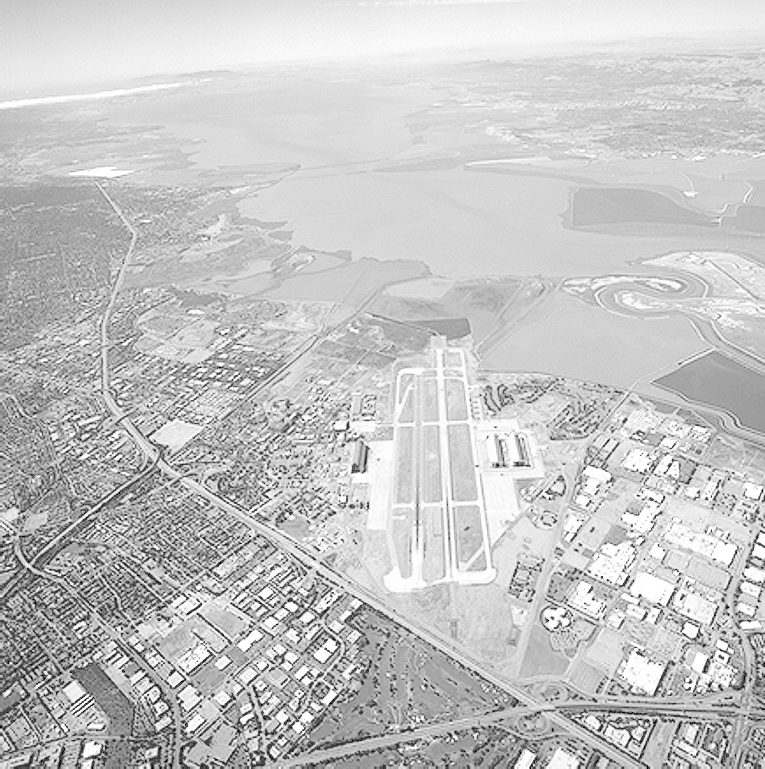
#> input picture images/runway.png, 765 x 769 px
$ jupyter execute q6_derivative_of_gaussian.ipynb   (shell and % lines are left out)
#> lines starting #> are read from the running program, lines starting #| are printed output that depends on the picture
# Question 6 — Derivative of Gaussian
- (a) Derive ∂G/∂x and ∂G/∂y analytically
- (b) Compute normalized 5×5 DoG kernels (σ=2)
- (c) Visualize 51×51 DoG kernel as 3D surface
- (d) Apply to get image gradients
- (e) Compare with cv.Sobel()

[cell 1]
import cv2 as cv
import numpy as np
import matplotlib.pyplot as plt
from mpl_toolkits.mplot3d import Axes3D
from matplotlib import cm

def norm_disp(img):
    """Normalize to [0,255] uint8 for display."""
    img = img - img.min()
    if img.max() > 0: img = img / img.max() * 255
    return img.astype(np.uint8)

## (a) Derivation

$$G(x,y) = \frac{1}{2\pi\sigma^2}\exp\!\left(-\frac{x^2+y^2}{2\sigma^2}\right)$$

Applying the chain rule:
$$\frac{\partial G}{\partial x} = \frac{1}{2\pi\sigma^2}\cdot e^{-\frac{x^2+y^2}{2\sigma^2}}\cdot\left(-\frac{x}{\sigma^2}\right) = -\frac{x}{\sigma^2}\,G(x,y)$$

By symmetry (y appears identically to x):
$$\frac{\partial G}{\partial y} = -\frac{y}{\sigma^2}\,G(x,y)$$

These kernels are antisymmetric — negative on one side, positive on the other — which is what makes them detect edges.

[cell 2]
# (b) Compute DoG kernels
def dog_kernels(size, sigma):
    ax = np.arange(-(size // 2), size // 2 + 1)
    X, Y = np.meshgrid(ax, ax)
    G  = np.exp(-(X**2 + Y**2) / (2 * sigma**2))
    Gx = -(X / sigma**2) * G
    Gy = -(Y / sigma**2) * G
    # Normalize by sum of absolute values
    Gx /= np.sum(np.abs(Gx))
    Gy /= np.sum(np.abs(Gy))
    return Gx, Gy

sigma = 2
Gx, Gy = dog_kernels(5, sigma)
print('DoG kernel x-direction:'); print(np.array2string(Gx, precision=4, suppress_small=True))
print('\nDoG kernel y-direction:'); print(np.array2string(Gy, precision=4, suppress_small=True))
print(f'\nSum Gx (should be ~0): {Gx.sum():.2e}')
print(f'Sum Gy (should be ~0): {Gy.sum():.2e}')

[cell 3]
# (c) 3D surface — 51×51 x-direction kernel
Gx51, _ = dog_kernels(51, sigma)
ax_vals  = np.arange(-(51 // 2), 51 // 2 + 1)
X51, Y51 = np.meshgrid(ax_vals, ax_vals)

fig = plt.figure(figsize=(10, 8))
ax  = fig.add_subplot(111, projection='3d')
ax.plot_surface(X51, Y51, Gx51, cmap=cm.RdBu_r, linewidth=0, antialiased=True)
ax.set_title(rf'51×51 DoG Kernel x-direction ($\sigma={sigma}$)')
ax.set_xlabel('x'); ax.set_ylabel('y'); ax.set_zlabel('dG/dx')
plt.tight_layout()
plt.savefig('outputs/q6c_dog_surface.png', dpi=150, bbox_inches='tight')
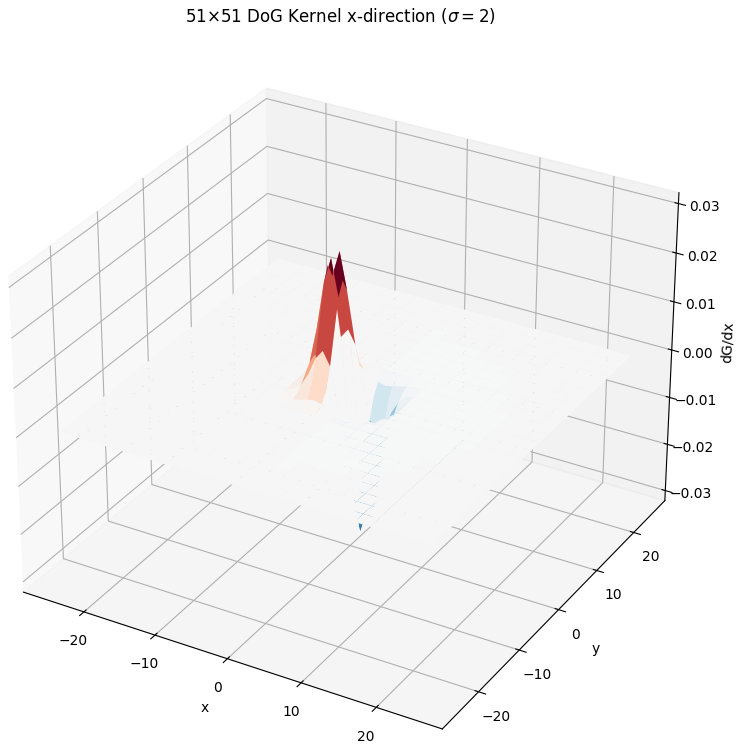
#> figure drawn by matplotlib, 1 panel
plt.show()

[cell 4]
# Load runway image
img = cv.imread('images/runway.png', cv.IMREAD_GRAYSCALE)
#> img is the input picture: shape (769, 765); min 0, max 255, mean 197.1
assert img is not None

[cell 5]
# (d) Apply DoG kernels
grad_x = cv.filter2D(img, cv.CV_64F, Gx)
grad_y = cv.filter2D(img, cv.CV_64F, Gy)
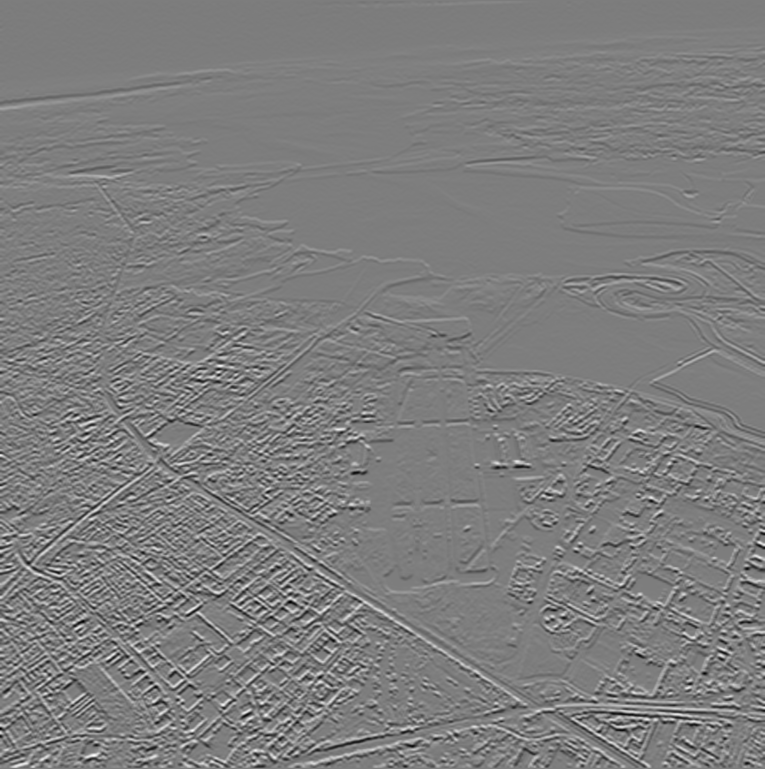
#> grad_y: shape (769, 765) float64; min -93.09, max 95.59, mean 0.1; drawn with min black and max white
mag    = np.sqrt(grad_x**2 + grad_y**2)
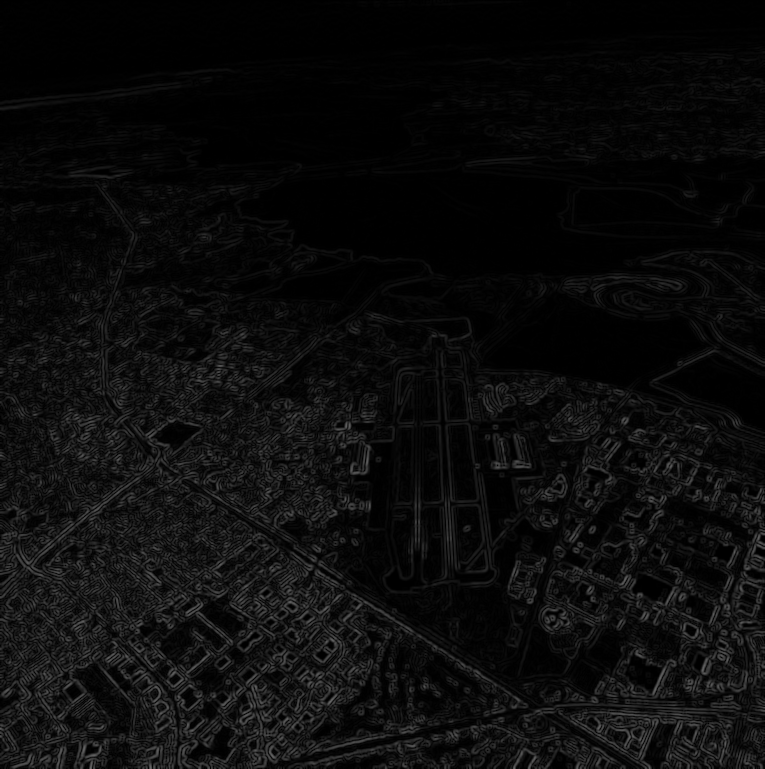
#> mag: shape (769, 765) float64; min 2.34e-15, max 106.3, mean 12.1

fig, axes = plt.subplots(1, 4, figsize=(22, 5))
for ax, data, title in zip(axes,
    [img, grad_x, grad_y, mag],
    ['Original', 'DoG Grad X', 'DoG Grad Y', 'DoG Magnitude']):
    ax.imshow(norm_disp(data), cmap='gray')
    ax.set_title(title); ax.axis('off')
#> this loop made 4 passes
#> title on passes 1 to 4: 'Original', 'DoG Grad X', 'DoG Grad Y', 'DoG Magnitude'
#> pass 3, in norm_disp (call 3), `img = img - img.min()`:
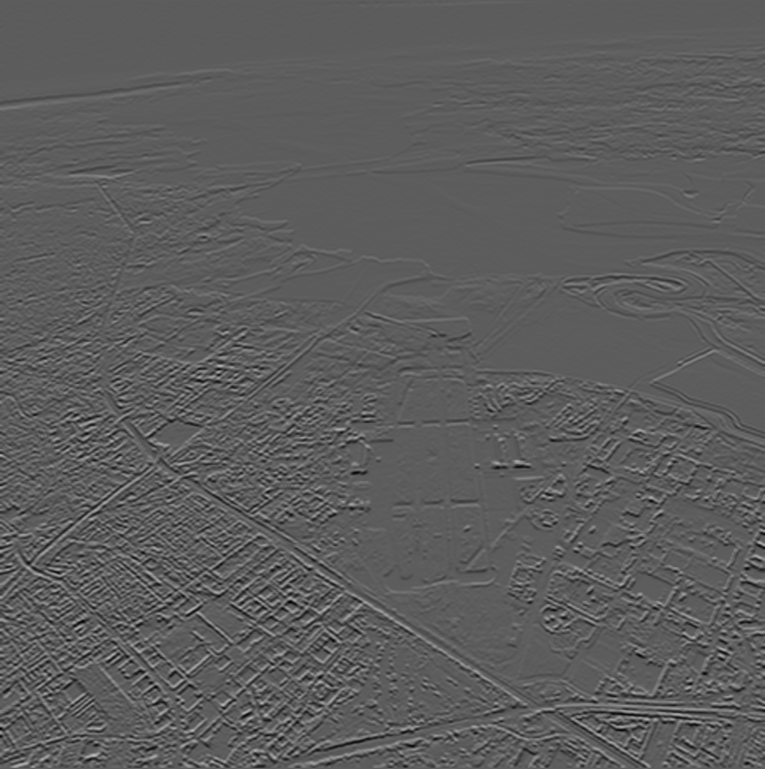
#> img: shape (769, 765) float64; min 0, max 188.7, mean 93.2
plt.tight_layout()
plt.savefig('outputs/q6d_dog_gradients.png', dpi=150, bbox_inches='tight')
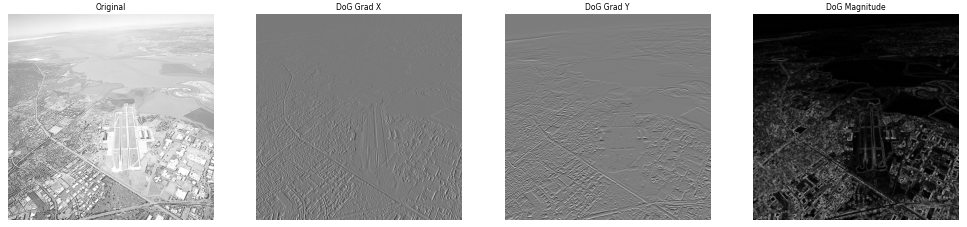
#> figure drawn by matplotlib, 4 panels
plt.show()

[cell 6]
# (e) Compare with Sobel
sobel_x = cv.Sobel(img, cv.CV_64F, 1, 0, ksize=3)
sobel_y = cv.Sobel(img, cv.CV_64F, 0, 1, ksize=3)
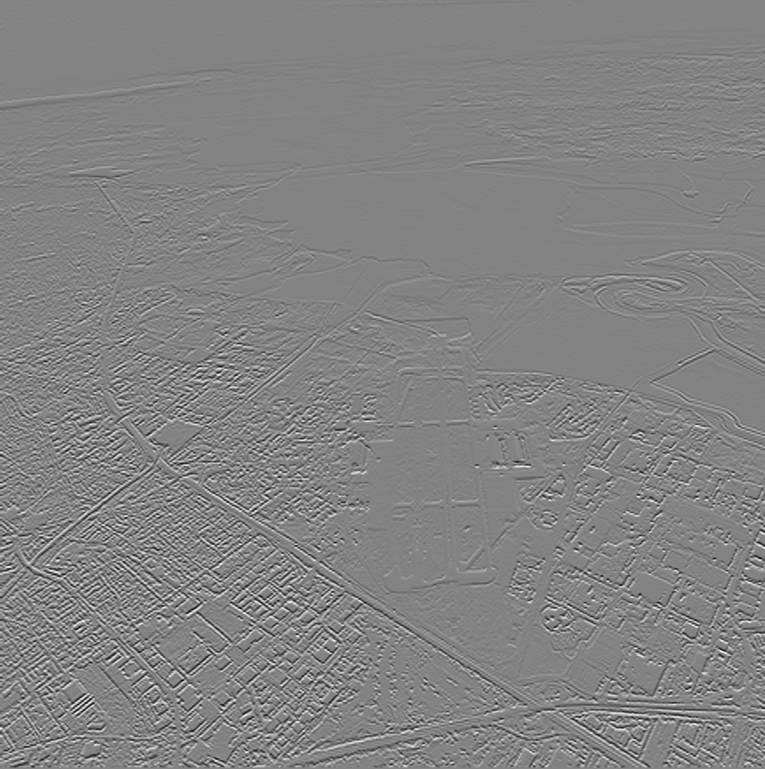
#> sobel_y: shape (769, 765) float64; min -950, max 892, mean -0.7; drawn with min black and max white
sobel_m = np.sqrt(sobel_x**2 + sobel_y**2)
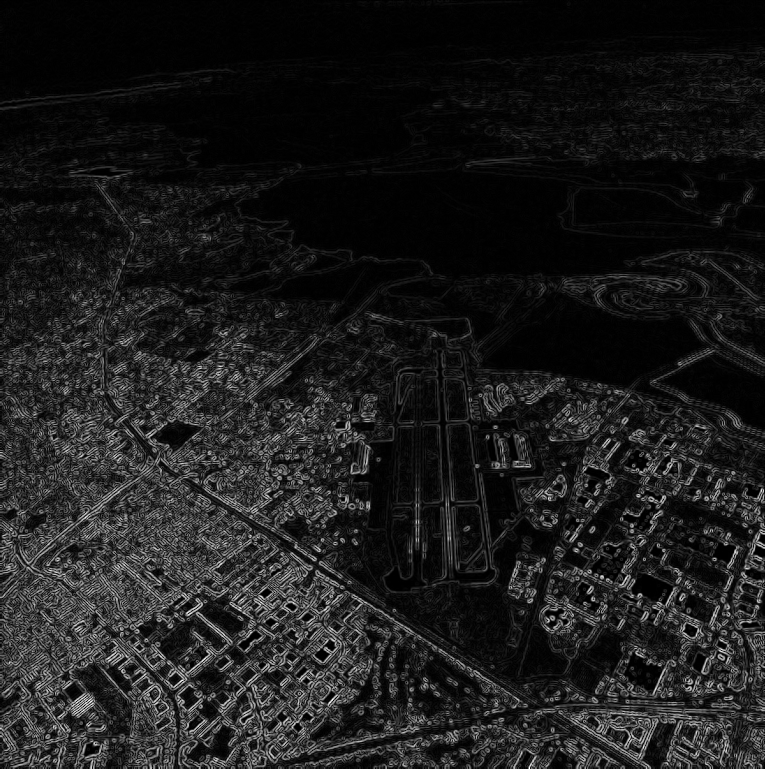
#> sobel_m: shape (769, 765) float64; min 0, max 1020, mean 115.3; drawn with min black and max white

fig, axes = plt.subplots(2, 3, figsize=(18, 10))
for ax, data, title in zip(axes[0],
    [grad_x, grad_y, mag],
    ['DoG Grad X', 'DoG Grad Y', 'DoG Magnitude']):
    ax.imshow(norm_disp(data), cmap='gray'); ax.set_title(title); ax.axis('off')
#> this loop made 3 passes
for ax, data, title in zip(axes[1],
    [sobel_x, sobel_y, sobel_m],
    ['Sobel Grad X', 'Sobel Grad Y', 'Sobel Magnitude']):
    ax.imshow(norm_disp(data), cmap='gray'); ax.set_title(title); ax.axis('off')
#> this loop made 3 passes
plt.tight_layout()
plt.savefig('outputs/q6e_comparison.png', dpi=150, bbox_inches='tight')
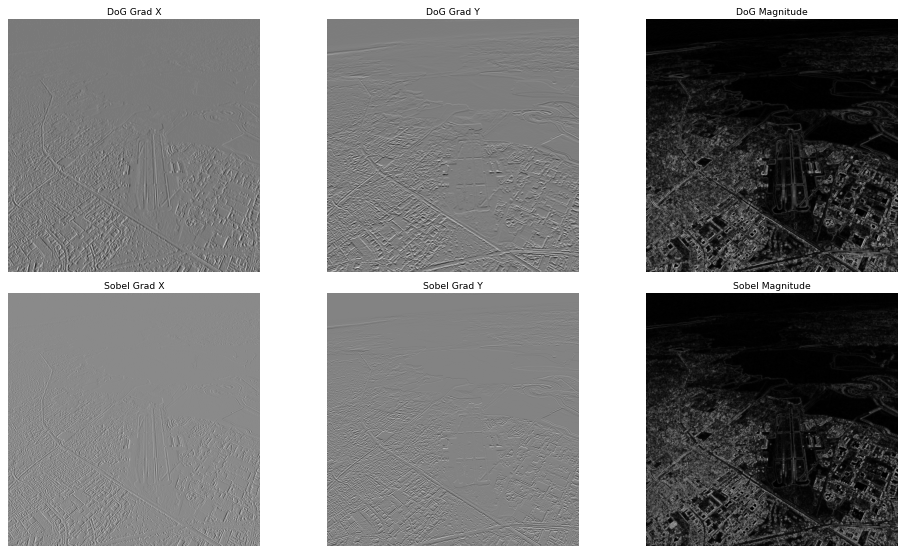
#> figure drawn by matplotlib, 6 panels
plt.show()

print('DoG vs Sobel differences:')
print('1. Smoothing : DoG has built-in Gaussian smoothing; Sobel has minimal smoothing')
print('2. Kernel    : Sobel is fixed 3×3; DoG size is controlled by σ')
print('3. Edges     : Sobel gives sharper/thinner edges; DoG gives smoother/wider edges')
print('4. Noise     : Sobel is more sensitive to noise; DoG suppresses it better')
